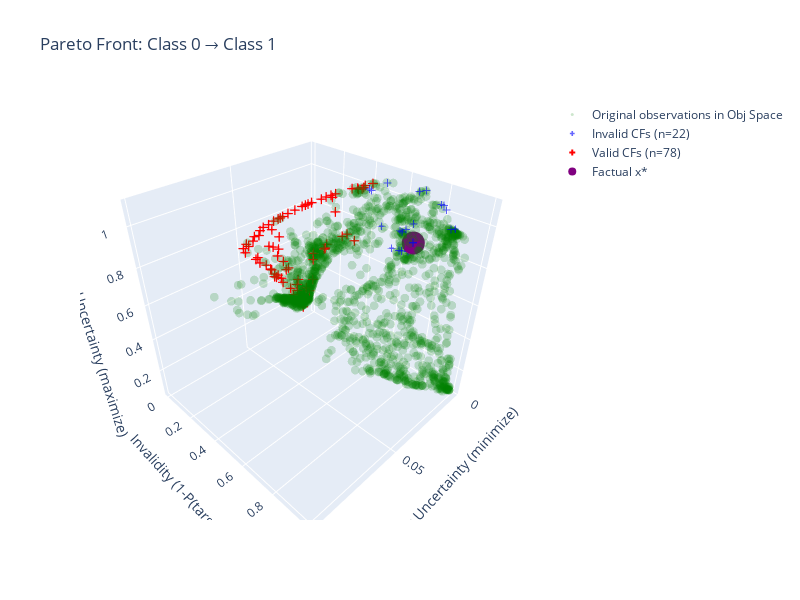
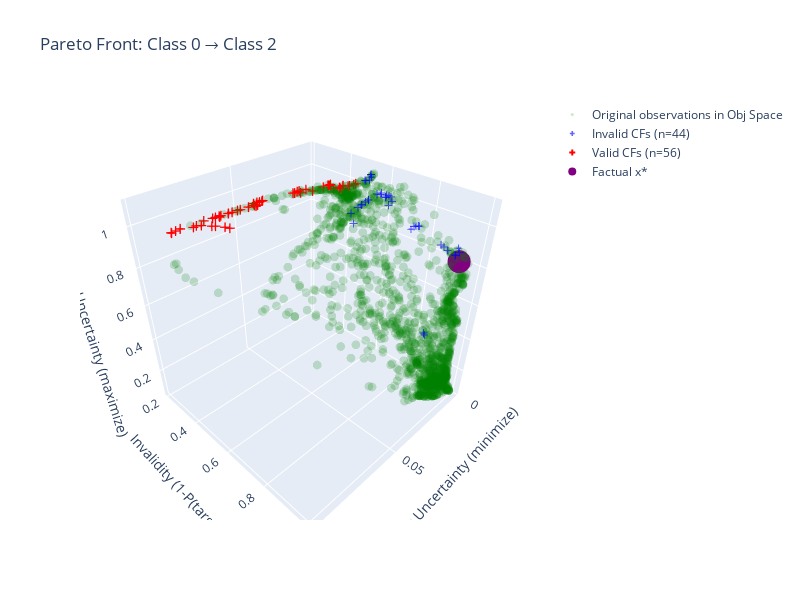

These figures' notebook cell, in order:
### Markdown cell above
## 6. Visualize Counterfactuals for Each Target Class

Compare counterfactuals generated for different target classes.

### Code cell
# 3D Pareto Front Visualization for Each Target Class
import plotly.graph_objects as go
from plotly.subplots import make_subplots

target_classes = [k for k in cf_results.keys()]

for target_class in target_classes:
    problem, result = cf_results[target_class]

    if result.F is None or len(result.F) == 0:
        continue
    
    # Separate valid and invalid
    # Objectives: [0] Validity (1-P), [1] Sparsity, [2] AU (negated), [3] EU (positive)
    validity = result.F[:, 0]
    valid_mask = validity < 0.5
    invalid_mask = ~valid_mask
    
    valid_F = result.F[valid_mask]
    invalid_F = result.F[invalid_mask]
    
    # Evaluate factual in objective space
    F_factual = problem.evaluate(factual.astype(np.float32))
    F_X = problem.evaluate(X)
    
    fig = go.Figure()
    
    # Original observations in Obj Space (for context)
    # Use EU (index 3, positive) for x, Validity (index 0) for y, AU (index 2, negated) for z
    fig.add_trace(go.Scatter3d(
        x=F_X[:, 3], y=F_X[:, 0], z=-F_X[:, 2],  # EU is positive, negate AU
        mode='markers',
        marker=dict(color='green', size=3, opacity=0.2),
        name='Original observations in Obj Space'
    ))
    
    # Invalid CFs (blue)
    if len(invalid_F) > 0:
        fig.add_trace(go.Scatter3d(
            x=invalid_F[:, 3], y=invalid_F[:, 0], z=-invalid_F[:, 2],
            mode='markers',
            marker=dict(color='blue', size=4, opacity=0.6, symbol='cross'),
            name=f'Invalid CFs (n={len(invalid_F)})'
        ))
    
    # Valid CFs (red)
    if len(valid_F) > 0:
        fig.add_trace(go.Scatter3d(
            x=valid_F[:, 3], y=valid_F[:, 0], z=-valid_F[:, 2],
            mode='markers',
            marker=dict(color='red', size=5, symbol='cross'),
            name=f'Valid CFs (n={len(valid_F)})'
        ))
    
    # Factual (purple)
    fig.add_trace(go.Scatter3d(
        x=[F_factual[3]], y=[F_factual[0]], z=[-F_factual[2]],
        mode='markers',
        marker=dict(color='purple', size=8),
        name='Factual x*'
    ))
    
    fig.update_layout(
        scene=dict(
            xaxis_title='Epistemic Uncertainty (minimize)',
            yaxis_title='Invalidity (1-P(target))',
            zaxis_title='Aleatoric Uncertainty (maximize)',
        ),
        width=800, height=600,
        title=f'Pareto Front: Class {y[factual_idx]} → Class {target_class}'
    )
    
    fig.show()

### Figure 1 — Plotly figure (JSON) as saved in the notebook; plotly's stock layout.template omitted (floating-point values rounded to 4 significant figures; data arrays with more than 128 entries replaced by an {"elided": "..."} marker saying what was removed)
{"data": [{"marker": {"color": "green", "opacity": 0.2, "size": 3}, "mode": "markers", "name": "Original observations in Obj Space", "type": "scatter3d", "x": {"elided": "1500 float values"}, "y": {"elided": "1500 float values"}, "z": {"elided": "1500 float values"}}, {"marker": {"color": "blue", "opacity": 0.6, "size": 4, "symbol": "cross"}, "mode": "markers", "name": "Invalid CFs (n=22)", "type": "scatter3d", "x": [0.00283, 0.01066, 0.005182, 0.0051, 0.004155, 0.01651, 0.003274, 0.003265, 0.003814, 0.006547, 0.004611, 0.005207, 0.008254, 0.0197, 0.005959, 0.006469, 0.003475, 0.004074, 0.007069, 0.003896, 0.006011, 0.01883], "y": [0.8661, 0.5525, 0.683, 0.6827, 0.6738, 0.7482, 0.8131, 0.8502, 0.7882, 0.5794, 0.7125, 0.6628, 0.7038, 0.5396, 0.6326, 0.6452, 0.7997, 0.599, 0.5132, 0.6096, 0.6183, 0.5224], "z": [0.943, 1.088, 0.8177, 0.8146, 0.7755, 0.977, 1.017, 0.937, 1.036, 0.7518, 1.081, 0.7618, 1.085, 1.076, 0.7544, 0.8768, 1.034, 0.8435, 0.8479, 0.8408, 0.7529, 1.075]}, {"marker": {"color": "red", "size": 5, "symbol": "cross"}, "mode": "markers", "name": "Valid CFs (n=78)", "type": "scatter3d", "x": [0.009818, 0.05672, 0.01753, 0.0223, 0.02909, 0.02732, 0.01507, 0.0245, 0.01302, 0.04863, 0.04698, 0.04767, 0.03527, 0.01157, 0.05489, 0.03977, 0.04651, 0.01514, 0.02539, 0.04089, 0.02346, 0.03224, 0.0104, 0.03638, 0.01617, 0.05567, 0.0137, 0.02236, 0.03746, 0.03243, 0.00947, 0.03178, 0.02882, 0.03665, 0.01453, 0.01407, 0.04524, 0.01443, 0.02997, 0.03083, 0.01093, 0.02007, 0.05274, 0.0146, 0.0262, 0.01936, 0.03813, 0.0525, 0.02158, 0.01875, 0.02498, 0.05421, 0.05082, 0.02214, 0.01848, 0.01771, 0.04413, 0.0165, 0.03099, 0.04234, 0.01256, 0.02133, 0.03543, 0.04238, 0.01143, 0.02724, 0.0107, 0.0121, 0.05022, 0.04043, 0.03904, 0.03368, 0.04158, 0.04486, 0.01752, 0.02869, 0.03408, 0.01006], "y": [0.005407, 0.1125, 0.03891, 0.2187, 0.04494, 0.03627, 0.3916, 0.3609, 0.02221, 0.1648, 0.08776, 0.08104, 0.2315, 0.4374, 0.09987, 0.1193, 0.1774, 0.3437, 0.301, 0.07192, 0.312, 0.2472, 0.471, 0.1187, 0.02729, 0.1236, 0.4093, 0.2928, 0.06258, 0.04433, 0.01245, 0.0507, 0.2736, 0.0606, 0.4193, 0.3643, 0.1835, 0.4533, 0.2622, 0.08619, 0.09789, 0.3383, 0.1364, 0.01264, 0.07124, 0.486, 0.2161, 0.1459, 0.3242, 0.4602, 0.3268, 0.1199, 0.1579, 0.2969, 0.01917, 0.05173, 0.1849, 0.158, 0.2551, 0.1959, 0.06216, 0.02883, 0.09816, 0.1202, 0.01506, 0.06489, 0.01041, 0.2119, 0.1605, 0.2057, 0.159, 0.04453, 0.2019, 0.07372, 0.3161, 0.2713, 0.05136, 0.06126], "z": [0.1289, 0.7699, 0.3456, 0.6439, 0.4444, 0.4057, 1.027, 1.005, 0.2475, 0.8707, 0.6696, 0.6592, 0.9351, 1.045, 0.7348, 0.7127, 0.8812, 0.7612, 0.98, 0.5918, 0.9881, 0.9485, 1.061, 0.6869, 0.2919, 0.7934, 0.7562, 0.6979, 0.5491, 0.4668, 0.1815, 0.4796, 0.9647, 0.5391, 1.036, 0.7774, 0.8528, 1.049, 0.9584, 0.5767, 0.3765, 1.001, 0.8038, 0.2085, 0.5099, 1.066, 0.9222, 0.8298, 0.9944, 1.055, 0.7284, 0.7743, 0.834, 0.7002, 0.27, 0.3864, 0.8939, 0.5568, 0.9539, 0.9025, 0.3088, 0.3325, 0.6345, 0.7282, 0.1993, 0.5003, 0.1657, 0.654, 0.8582, 0.9118, 0.7822, 0.4762, 0.9069, 0.6233, 0.8936, 0.9643, 0.4978, 0.2763]}, {"marker": {"color": "purple", "size": 8}, "mode": "markers", "name": "Factual x*", "type": "scatter3d", "x": [0.005042], "y": [0.6826], "z": [0.8145]}], "layout": {"height": 600, "scene": {"xaxis": {"title": {"text": "Epistemic Uncertainty (minimize)"}}, "yaxis": {"title": {"text": "Invalidity (1-P(target))"}}, "zaxis": {"title": {"text": "Aleatoric Uncertainty (maximize)"}}}, "title": {"text": "Pareto Front: Class 0 → Class 1"}, "width": 800}}

### Figure 2 — Plotly figure (JSON) as saved in the notebook; plotly's stock layout.template omitted (floating-point values rounded to 4 significant figures; data arrays with more than 128 entries replaced by an {"elided": "..."} marker saying what was removed)
{"data": [{"marker": {"color": "green", "opacity": 0.2, "size": 3}, "mode": "markers", "name": "Original observations in Obj Space", "type": "scatter3d", "x": {"elided": "1500 float values"}, "y": {"elided": "1500 float values"}, "z": {"elided": "1500 float values"}}, {"marker": {"color": "blue", "opacity": 0.6, "size": 4, "symbol": "cross"}, "mode": "markers", "name": "Invalid CFs (n=44)", "type": "scatter3d", "x": [0.0157, 0.0027, 0.003774, 0.007884, 0.004741, 0.01611, 0.004975, 0.007233, 0.003712, 0.01813, 0.01784, 0.01627, 0.03306, 0.004079, 0.03062, 0.007869, 0.01294, 0.004799, 0.01351, 0.0298, 0.006051, 0.005052, 0.01892, 0.00709, 0.01891, 0.02411, 0.006839, 0.003153, 0.003998, 0.02567, 0.01986, 0.005848, 0.01833, 0.005819, 0.01673, 0.00334, 0.005656, 0.01645, 0.003269, 0.01437, 0.02799, 0.01619, 0.02412, 0.02768], "y": [0.9047, 0.6262, 0.9511, 0.5526, 0.943, 0.9018, 0.9415, 0.9326, 0.951, 0.711, 0.8026, 0.8257, 0.644, 0.5811, 0.64, 0.5529, 0.9276, 0.9405, 0.9146, 0.6497, 0.9415, 0.5387, 0.6743, 0.9332, 0.6956, 0.6546, 0.9389, 0.6149, 0.9478, 0.6533, 0.6627, 0.5346, 0.7036, 0.5153, 0.8072, 0.5989, 0.517, 0.8121, 0.6005, 0.9061, 0.6515, 0.8215, 0.6545, 0.6525], "z": [0.4399, 0.9653, 0.7826, 1.088, 0.8077, 0.452, 0.8136, 0.8523, 0.7819, 1.071, 0.9568, 0.9755, 1.017, 0.9876, 0.9596, 1.087, 0.8946, 0.8263, 0.9079, 1.035, 0.8638, 1.062, 1.077, 0.8493, 1.075, 1.053, 0.887, 0.9425, 0.7911, 1.049, 1.07, 1.049, 1.073, 1.039, 0.9672, 0.9799, 1.04, 0.9703, 0.9788, 0.9169, 1.041, 0.9743, 1.053, 1.042]}, {"marker": {"color": "red", "size": 5, "symbol": "cross"}, "mode": "markers", "name": "Valid CFs (n=56)", "type": "scatter3d", "x": [0.06264, 0.08581, 0.06947, 0.04005, 0.0603, 0.08341, 0.06827, 0.03652, 0.02218, 0.05073, 0.04437, 0.07714, 0.06474, 0.01165, 0.009121, 0.08087, 0.00953, 0.06902, 0.0517, 0.05708, 0.0142, 0.04759, 0.07408, 0.07525, 0.01335, 0.01269, 0.01536, 0.03975, 0.02179, 0.0461, 0.01031, 0.02078, 0.008329, 0.04218, 0.01072, 0.05454, 0.0125, 0.04402, 0.006837, 0.08091, 0.009693, 0.07184, 0.01077, 0.02662, 0.02637, 0.06181, 0.05692, 0.08557, 0.04749, 0.05459, 0.004961, 0.04277, 0.06306, 0.07094, 0.03807, 0.01123], "y": [0.2089, 0.2235, 0.2179, 0.2201, 0.2164, 0.2167, 0.3583, 0.2198, 0.2897, 0.2299, 0.2689, 0.2486, 0.2162, 0.4814, 0.4312, 0.2126, 0.4959, 0.3398, 0.2233, 0.2254, 0.4564, 0.2478, 0.2594, 0.2432, 0.4434, 0.3862, 0.2499, 0.2331, 0.297, 0.2768, 0.4381, 0.3265, 0.3207, 0.2212, 0.4948, 0.2213, 0.3779, 0.2569, 0.4143, 0.2123, 0.3699, 0.2958, 0.2809, 0.305, 0.3117, 0.2231, 0.2255, 0.2172, 0.2457, 0.2212, 0.3504, 0.2318, 0.2415, 0.3065, 0.2307, 0.4712], "z": [0.9169, 0.9293, 0.9275, 0.9231, 0.9211, 0.9278, 0.9489, 0.9217, 0.9501, 0.9242, 0.9419, 0.9363, 0.9225, 1.018, 0.9921, 0.9272, 1.028, 0.9481, 0.9207, 0.9246, 1.004, 0.9342, 0.9388, 0.9348, 1.001, 0.9894, 0.9084, 0.9291, 0.9552, 0.9458, 0.9968, 0.9703, 0.944, 0.9239, 1.026, 0.9204, 0.9869, 0.9379, 0.981, 0.9261, 0.9791, 0.9441, 0.9158, 0.9615, 0.9641, 0.9264, 0.9246, 0.9279, 0.9333, 0.9204, 0.9361, 0.9203, 0.934, 0.9455, 0.9277, 1.012]}, {"marker": {"color": "purple", "size": 8}, "mode": "markers", "name": "Factual x*", "type": "scatter3d", "x": [0.005042], "y": [0.9413], "z": [0.8145]}], "layout": {"height": 600, "scene": {"xaxis": {"title": {"text": "Epistemic Uncertainty (minimize)"}}, "yaxis": {"title": {"text": "Invalidity (1-P(target))"}}, "zaxis": {"title": {"text": "Aleatoric Uncertainty (maximize)"}}}, "title": {"text": "Pareto Front: Class 0 → Class 2"}, "width": 800}}
